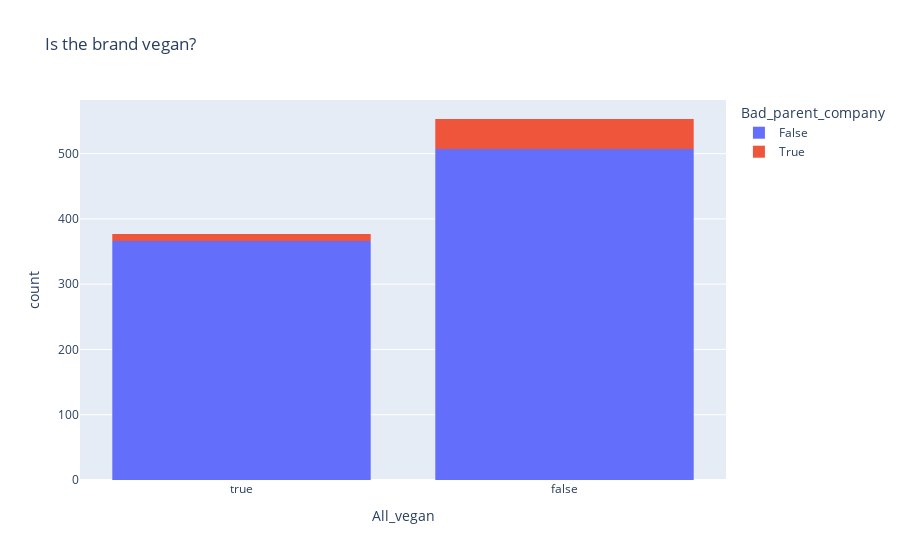

The notebook cell saved with this chart:
### Code cell
fig = px.histogram(brand_df, x='All_vegan', color='Bad_parent_company', category_orders={'All_vegan': [True, False]}, title='Is the brand vegan?')
fig.show();

### Figure 1 — Plotly figure (JSON) as saved in the notebook; plotly's stock layout.template omitted (floating-point values rounded to 4 significant figures; data arrays with more than 128 entries replaced by an {"elided": "..."} marker saying what was removed)
{"data": [{"alignmentgroup": "True", "bingroup": "x", "hovertemplate": "Bad_parent_company=False<br>All_vegan=%{x}<br>count=%{y}<extra></extra>", "legendgroup": "False", "marker": {"color": "#636efa", "pattern": {"shape": ""}}, "name": "False", "offsetgroup": "False", "orientation": "v", "showlegend": true, "type": "histogram", "x": {"elided": "873 bool values"}, "xaxis": "x", "yaxis": "y"}, {"alignmentgroup": "True", "bingroup": "x", "hovertemplate": "Bad_parent_company=True<br>All_vegan=%{x}<br>count=%{y}<extra></extra>", "legendgroup": "True", "marker": {"color": "#EF553B", "pattern": {"shape": ""}}, "name": "True", "offsetgroup": "True", "orientation": "v", "showlegend": true, "type": "histogram", "x": [false, false, false, false, false, false, false, false, false, false, false, false, true, false, false, false, false, true, false, false, false, true, false, false, false, false, true, true, true, false, true, false, false, false, false, false, true, false, false, true, false, false, false, true, false, false, false, false, false, false, false, false, false, false, false, false, true], "xaxis": "x", "yaxis": "y"}], "layout": {"barmode": "relative", "legend": {"title": {"text": "Bad_parent_company"}, "tracegroupgap": 0}, "title": {"text": "Is the brand vegan?"}, "xaxis": {"anchor": "y", "categoryarray": [true, false], "categoryorder": "array", "domain": [0, 1], "title": {"text": "All_vegan"}}, "yaxis": {"anchor": "x", "domain": [0, 1], "title": {"text": "count"}}}}
